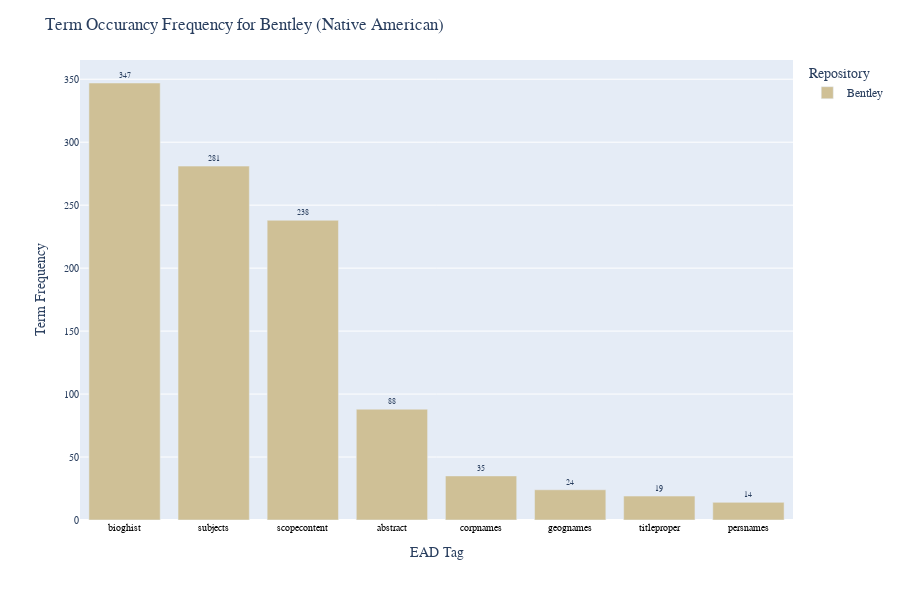
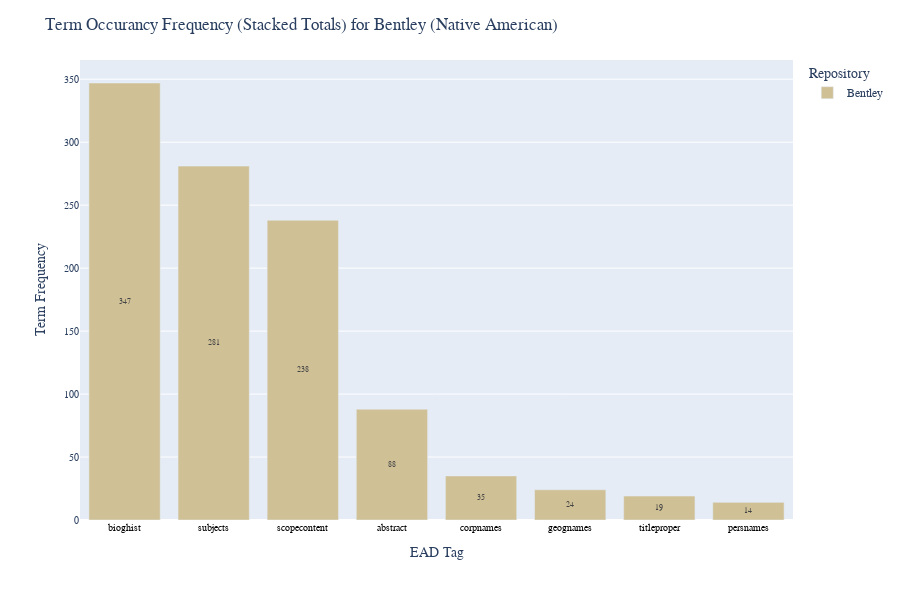

The cell these charts' notebook holds for them, in order:
### Markdown cell above
The horizontal bar chart seems more well-suited to displaying occurences
of the terms, since the terms are easier to read in this orientation.

## Visualization: Occurence by EAD tag/element

This section of the script helps identify the EAD (Encoded Archival Description) elements with the highest occurrences of the specified harmful terms.

The function `calculate_element_frequency(df, df_name)` is used to calculate the sum of matched terms for each subsection in a DataFrame. The results are sorted in descending order and returned as a DataFrame with columns `Subsection`, `harmful_terms_frequency`, and `Source`.

This function is applied to each DataFrame in matched_results, and the results are concatenated into a single DataFrame, `all_element_frequencies`.

Finally, a grouped bar chart is created to visualize the frequency of terms across different subsections and sources.

In the chart, the x-axis represents the subsections, the y-axis shows the frequency of harmful terms, and different colors distinguish between sources. The `barmode='group'` setting places the bars side by side for easier comparison between sources.

### Code cell
def calculate_element_frequency(df, df_name):
    element_counts = df.groupby('Matched_From')['Matched_Times'].sum()
    element_counts_sorted = element_counts.sort_values(ascending=False)
    df_element_counts = pd.DataFrame(list(element_counts_sorted.items()), columns=['Subsection', 'harmful_terms_frequency'])
    df_element_counts['Source'] = df_name  # Indicate the source dataframe
    return df_element_counts

# Use the function for each dataframes
element_frequencies_list = [calculate_element_frequency(df, name) for name, df in matched_results.items()]

# Concatenate all element frequencies
all_element_frequencies = pd.concat(element_frequencies_list)

# Show the DataFrame
print("Element frequencies across all file pools:")
display(all_element_frequencies)

# Set colors
colors = {'Bentley': '#CFC096', 'Clements': '#A5A508', 'SCRC': '#FFCB05'}

# Visualization
fig = px.bar(all_element_frequencies, x='Subsection', y='harmful_terms_frequency', color='Source', 
             text='harmful_terms_frequency', barmode='group',
             labels={'Subsection':'EAD Tag','Source':'Repository'},
             color_discrete_map=colors)
fig.update_traces(textposition='outside', textfont=dict(family='Arial',size=8))
fig.update_layout(title_text=f'Term Occurancy Frequency for { repo_list[0] } ({project_name})', yaxis_title="Term Frequency", height=600,
                  font_family=global_font_info['font_family'])
fig.update_yaxes(tickfont=dict(family='Arial', size=10))
fig.update_xaxes(tickangle=0, tickfont=dict(family='Arial', color='black', size=10))
fig.show()
# pio.write_image(fig, 'element_frequency_across_dfs.png', scale=5)

# Visualization Variation: Stacked bars
fig = px.bar(all_element_frequencies, x='Subsection', y='harmful_terms_frequency', color='Source', 
             text='harmful_terms_frequency', barmode='stack',
             labels={'Subsection':'EAD Tag','Source':'Repository'},
             color_discrete_map=colors)
fig.update_traces(textposition='inside', insidetextanchor='middle', textfont=dict(family='Arial',size=8))
fig.update_layout(title_text=f'Term Occurancy Frequency (Stacked Totals) for { repo_list[0] } ({project_name})', yaxis_title="Term Frequency", height=600,
                  font_family=global_font_info['font_family'])
fig.update_yaxes(tickfont=dict(family='Arial', size=10))
fig.update_xaxes(tickangle=0, tickfont=dict(family='Arial', color='black', size=10))
fig.show()
# pio.write_image(fig, 'element_frequency_across_dfs_stacked.png', scale=5)

### Figure 1 — Plotly figure (JSON) as saved in the notebook; plotly's stock layout.template omitted (floating-point values rounded to 4 significant figures)
{"data": [{"alignmentgroup": "True", "hovertemplate": "Repository=Bentley<br>EAD Tag=%{x}<br>harmful_terms_frequency=%{text}<extra></extra>", "legendgroup": "Bentley", "marker": {"color": "#CFC096", "pattern": {"shape": ""}}, "name": "Bentley", "offsetgroup": "Bentley", "orientation": "v", "showlegend": true, "text": [347, 281, 238, 88, 35, 24, 19, 14], "textfont": {"family": "Arial", "size": 8}, "textposition": "outside", "type": "bar", "x": ["bioghist", "subjects", "scopecontent", "abstract", "corpnames", "geognames", "titleproper", "persnames"], "xaxis": "x", "y": [347, 281, 238, 88, 35, 24, 19, 14], "yaxis": "y"}], "layout": {"barmode": "group", "font": {"family": "Georgia"}, "height": 600, "legend": {"title": {"text": "Repository"}, "tracegroupgap": 0}, "margin": {"t": 60}, "title": {"text": "Term Occurancy Frequency for Bentley (Native American)"}, "xaxis": {"anchor": "y", "domain": [0, 1], "tickangle": 0, "tickfont": {"color": "black", "family": "Arial", "size": 10}, "title": {"text": "EAD Tag"}}, "yaxis": {"anchor": "x", "domain": [0, 1], "tickfont": {"family": "Arial", "size": 10}, "title": {"text": "Term Frequency"}}}}

### Figure 2 — Plotly figure (JSON) as saved in the notebook; plotly's stock layout.template omitted (floating-point values rounded to 4 significant figures)
{"data": [{"alignmentgroup": "True", "hovertemplate": "Repository=Bentley<br>EAD Tag=%{x}<br>harmful_terms_frequency=%{text}<extra></extra>", "insidetextanchor": "middle", "legendgroup": "Bentley", "marker": {"color": "#CFC096", "pattern": {"shape": ""}}, "name": "Bentley", "offsetgroup": "Bentley", "orientation": "v", "showlegend": true, "text": [347, 281, 238, 88, 35, 24, 19, 14], "textfont": {"family": "Arial", "size": 8}, "textposition": "inside", "type": "bar", "x": ["bioghist", "subjects", "scopecontent", "abstract", "corpnames", "geognames", "titleproper", "persnames"], "xaxis": "x", "y": [347, 281, 238, 88, 35, 24, 19, 14], "yaxis": "y"}], "layout": {"barmode": "stack", "font": {"family": "Georgia"}, "height": 600, "legend": {"title": {"text": "Repository"}, "tracegroupgap": 0}, "margin": {"t": 60}, "title": {"text": "Term Occurancy Frequency (Stacked Totals) for Bentley (Native American)"}, "xaxis": {"anchor": "y", "domain": [0, 1], "tickangle": 0, "tickfont": {"color": "black", "family": "Arial", "size": 10}, "title": {"text": "EAD Tag"}}, "yaxis": {"anchor": "x", "domain": [0, 1], "tickfont": {"family": "Arial", "size": 10}, "title": {"text": "Term Frequency"}}}}
